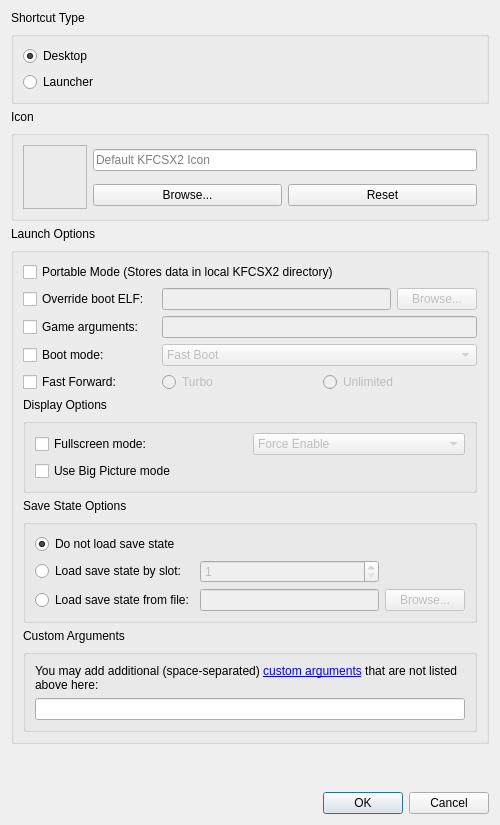
<?xml version="1.0" encoding="UTF-8"?>
<ui version="4.0">
 <class>ShortcutCreationDialog</class>
 <widget class="QDialog" name="ShortcutCreationDialog">
  <property name="windowModality">
   <enum>Qt::WindowModality::ApplicationModal</enum>
  </property>
  <property name="geometry">
   <rect>
    <x>0</x>
    <y>0</y>
    <width>500</width>
    <height>825</height>
   </rect>
  </property>
  <layout class="QGridLayout" name="shortcutLayout">
   <item row="6" column="0" colspan="2">
    <widget class="QGroupBox" name="launchArgsGroup">
     <property name="title">
      <string/>
     </property>
     <layout class="QGridLayout" name="gridLayout">
      <item row="12" column="0" colspan="4">
       <widget class="QGroupBox" name="customArgsGroup">
        <property name="title">
         <string/>
        </property>
        <layout class="QGridLayout" name="customArgsGrid">
         <item row="1" column="0">
          <widget class="QLineEdit" name="customArgsInput"/>
         </item>
         <item row="0" column="0">
          <widget class="QLabel" name="customArgsInstruction">
           <property name="text">
            <string>You may add additional (space-separated) &lt;a href=&quot;https://pcsx2.net/docs/advanced/cli/&quot;&gt;custom arguments&lt;/a&gt; that are not listed above here:</string>
           </property>
           <property name="textFormat">
            <enum>Qt::TextFormat::RichText</enum>
           </property>
           <property name="wordWrap">
            <bool>true</bool>
           </property>
           <property name="openExternalLinks">
            <bool>true</bool>
           </property>
           <property name="textInteractionFlags">
            <set>Qt::TextInteractionFlag::TextBrowserInteraction</set>
           </property>
           <property name="buddy">
            <cstring>customArgsInput</cstring>
           </property>
          </widget>
         </item>
        </layout>
       </widget>
      </item>
      <item row="8" column="0" colspan="4">
       <widget class="QGroupBox" name="displayOptionGroup">
        <property name="title">
         <string/>
        </property>
        <layout class="QGridLayout" name="displayOptionGrid">
         <item row="0" column="0">
          <widget class="QCheckBox" name="fullscreenMode">
           <property name="text">
            <string>Fullscreen mode:</string>
           </property>
          </widget>
         </item>
         <item row="0" column="1">
          <widget class="QComboBox" name="fullscreenModeDropdown">
           <property name="enabled">
            <bool>false</bool>
           </property>
           <item>
            <property name="text">
             <string>Force Enable</string>
            </property>
           </item>
           <item>
            <property name="text">
             <string>Force Disable</string>
            </property>
           </item>
          </widget>
         </item>
         <item row="1" column="0">
          <widget class="QCheckBox" name="bigPictureModeToggle">
           <property name="text">
            <string>Use Big Picture mode</string>
           </property>
          </widget>
         </item>
        </layout>
       </widget>
      </item>
      <item row="5" column="0">
       <widget class="QCheckBox" name="fastForwardOptionToggle">
        <property name="text">
         <string>Fast Forward:</string>
        </property>
       </widget>
      </item>
      <item row="2" column="3">
       <widget class="QPushButton" name="overrideBootELFButton">
        <property name="enabled">
         <bool>false</bool>
        </property>
        <property name="text">
         <string>Browse...</string>
        </property>
       </widget>
      </item>
      <item row="7" column="0">
       <widget class="QLabel" name="displayOptionLabel">
        <property name="text">
         <string>Display Options</string>
        </property>
       </widget>
      </item>
      <item row="4" column="0">
       <widget class="QCheckBox" name="bootOptionToggle">
        <property name="text">
         <string>Boot mode:</string>
        </property>
       </widget>
      </item>
      <item row="0" column="0" colspan="3">
       <widget class="QCheckBox" name="portableModeToggle">
        <property name="text">
         <string>Portable Mode (Stores data in local KFCSX2 directory)</string>
        </property>
       </widget>
      </item>
      <item row="3" column="2" colspan="2">
       <widget class="QLineEdit" name="gameArgs">
        <property name="enabled">
         <bool>false</bool>
        </property>
       </widget>
      </item>
      <item row="11" column="0">
       <widget class="QLabel" name="customArgsLabel">
        <property name="text">
         <string>Custom Arguments</string>
        </property>
        <property name="buddy">
         <cstring>customArgsInput</cstring>
        </property>
       </widget>
      </item>
      <item row="2" column="0">
       <widget class="QCheckBox" name="overrideBootELFToggle">
        <property name="text">
         <string>Override boot ELF:</string>
        </property>
       </widget>
      </item>
      <item row="10" column="0" colspan="4">
       <widget class="QGroupBox" name="saveStateGroup">
        <property name="title">
         <string/>
        </property>
        <layout class="QGridLayout" name="savestateGridLayout">
         <item row="1" column="1">
          <widget class="QSpinBox" name="loadStateIndex">
           <property name="enabled">
            <bool>false</bool>
           </property>
           <property name="showGroupSeparator" stdset="0">
            <bool>false</bool>
           </property>
           <property name="minimum">
            <number>1</number>
           </property>
          </widget>
         </item>
         <item row="2" column="1">
          <widget class="QLineEdit" name="loadStateFilePath">
           <property name="enabled">
            <bool>false</bool>
           </property>
          </widget>
         </item>
         <item row="0" column="0">
          <widget class="QRadioButton" name="loadStateNone">
           <property name="text">
            <string>Do not load save state</string>
           </property>
           <property name="checked">
            <bool>true</bool>
           </property>
          </widget>
         </item>
         <item row="1" column="0">
          <widget class="QRadioButton" name="loadStateIndexToggle">
           <property name="text">
            <string>Load save state by slot:</string>
           </property>
          </widget>
         </item>
         <item row="2" column="0">
          <widget class="QRadioButton" name="loadStateFileToggle">
           <property name="text">
            <string>Load save state from file:</string>
           </property>
          </widget>
         </item>
         <item row="2" column="2">
          <widget class="QPushButton" name="loadStateFileBrowse">
           <property name="enabled">
            <bool>false</bool>
           </property>
           <property name="text">
            <string>Browse...</string>
           </property>
          </widget>
         </item>
        </layout>
       </widget>
      </item>
      <item row="2" column="2">
       <widget class="QLineEdit" name="overrideBootELFPath">
        <property name="enabled">
         <bool>false</bool>
        </property>
       </widget>
      </item>
      <item row="9" column="0">
       <widget class="QLabel" name="saveStateLabel">
        <property name="text">
         <string>Save State Options</string>
        </property>
       </widget>
      </item>
      <item row="3" column="0">
       <widget class="QCheckBox" name="gameArgsToggle">
        <property name="text">
         <string>Game arguments:</string>
        </property>
       </widget>
      </item>
      <item row="5" column="2" colspan="2">
       <layout class="QHBoxLayout" name="horizontalLayout">
        <item>
         <widget class="QRadioButton" name="fastForwardTurboOption">
          <property name="enabled">
           <bool>false</bool>
          </property>
          <property name="text">
           <string>Turbo</string>
          </property>
         </widget>
        </item>
        <item>
         <widget class="QRadioButton" name="fastForwardUnlimitedOption">
          <property name="enabled">
           <bool>false</bool>
          </property>
          <property name="text">
           <string>Unlimited</string>
          </property>
         </widget>
        </item>
       </layout>
      </item>
      <item row="4" column="2" colspan="2">
       <widget class="QComboBox" name="bootOptionDropdown">
        <property name="enabled">
         <bool>false</bool>
        </property>
        <item>
         <property name="text">
          <string>Fast Boot</string>
         </property>
        </item>
        <item>
         <property name="text">
          <string>Full Boot</string>
         </property>
        </item>
       </widget>
      </item>
     </layout>
    </widget>
   </item>
   <item row="1" column="0">
    <widget class="QLabel" name="shortcutTypeLabel">
     <property name="text">
      <string>Shortcut Type</string>
     </property>
    </widget>
   </item>
   <item row="8" column="1">
    <widget class="QDialogButtonBox" name="dialogButtons">
     <property name="standardButtons">
      <set>QDialogButtonBox::StandardButton::Cancel|QDialogButtonBox::StandardButton::Ok</set>
     </property>
     <property name="centerButtons">
      <bool>false</bool>
     </property>
    </widget>
   </item>
   <item row="5" column="0">
    <widget class="QLabel" name="instruction">
     <property name="text">
      <string>Launch Options</string>
     </property>
    </widget>
   </item>
   <item row="2" column="0" colspan="2">
    <widget class="QGroupBox" name="shortcutTypeGroup">
     <property name="title">
      <string/>
     </property>
     <layout class="QGridLayout" name="shortcutTypeLayout">
      <item row="2" column="0">
       <widget class="QRadioButton" name="shortcutStartMenu">
        <property name="text">
         <string>Launcher</string>
        </property>
       </widget>
      </item>
      <item row="1" column="0">
       <widget class="QRadioButton" name="shortcutDesktop">
        <property name="text">
         <string>Desktop</string>
        </property>
        <property name="checked">
         <bool>true</bool>
        </property>
       </widget>
      </item>
     </layout>
    </widget>
   </item>
   <item row="7" column="0">
    <spacer name="verticalSpacer">
     <property name="orientation">
      <enum>Qt::Orientation::Vertical</enum>
     </property>
     <property name="sizeHint" stdset="0">
      <size>
       <width>20</width>
       <height>40</height>
      </size>
     </property>
    </spacer>
   </item>
   <item row="3" column="0">
    <widget class="QLabel" name="iconLabel">
     <property name="text">
      <string>Icon</string>
     </property>
     <property name="buddy">
      <cstring>browseIconButton</cstring>
     </property>
    </widget>
   </item>
   <item row="4" column="0" colspan="2">
    <widget class="QGroupBox" name="iconGroup">
     <property name="title">
      <string/>
     </property>
     <layout class="QGridLayout" name="iconLayout">
      <item row="1" column="2">
       <widget class="QPushButton" name="resetIconButton">
        <property name="toolTip">
         <string>Reset to default application icon</string>
        </property>
        <property name="text">
         <string>Reset</string>
        </property>
       </widget>
      </item>
      <item row="1" column="1">
       <widget class="QPushButton" name="browseIconButton">
        <property name="text">
         <string>Browse...</string>
        </property>
       </widget>
      </item>
      <item row="0" column="0" rowspan="2">
       <widget class="QLabel" name="iconPreview">
        <property name="minimumSize">
         <size>
          <width>64</width>
          <height>64</height>
         </size>
        </property>
        <property name="maximumSize">
         <size>
          <width>64</width>
          <height>64</height>
         </size>
        </property>
        <property name="contextMenuPolicy">
         <enum>Qt::ContextMenuPolicy::NoContextMenu</enum>
        </property>
        <property name="frameShape">
         <enum>QFrame::Shape::StyledPanel</enum>
        </property>
        <property name="frameShadow">
         <enum>QFrame::Shadow::Raised</enum>
        </property>
        <property name="text">
         <string notr="true"/>
        </property>
        <property name="scaledContents">
         <bool>false</bool>
        </property>
        <property name="alignment">
         <set>Qt::AlignmentFlag::AlignCenter</set>
        </property>
        <property name="textInteractionFlags">
         <set>Qt::TextInteractionFlag::NoTextInteraction</set>
        </property>
        <property name="buddy">
         <cstring>iconPath</cstring>
        </property>
       </widget>
      </item>
      <item row="0" column="1" colspan="2">
       <widget class="QLineEdit" name="iconPath">
        <property name="readOnly">
         <bool>true</bool>
        </property>
        <property name="placeholderText">
         <string>Default KFCSX2 Icon</string>
        </property>
       </widget>
      </item>
     </layout>
    </widget>
   </item>
  </layout>
 </widget>
 <tabstops>
  <tabstop>shortcutDesktop</tabstop>
  <tabstop>shortcutStartMenu</tabstop>
  <tabstop>iconPath</tabstop>
  <tabstop>browseIconButton</tabstop>
  <tabstop>resetIconButton</tabstop>
  <tabstop>portableModeToggle</tabstop>
  <tabstop>overrideBootELFToggle</tabstop>
  <tabstop>overrideBootELFPath</tabstop>
  <tabstop>overrideBootELFButton</tabstop>
  <tabstop>gameArgsToggle</tabstop>
  <tabstop>gameArgs</tabstop>
  <tabstop>bootOptionToggle</tabstop>
  <tabstop>bootOptionDropdown</tabstop>
  <tabstop>fastForwardOptionToggle</tabstop>
  <tabstop>fastForwardTurboOption</tabstop>
  <tabstop>fastForwardUnlimitedOption</tabstop>
  <tabstop>fullscreenMode</tabstop>
  <tabstop>fullscreenModeDropdown</tabstop>
  <tabstop>bigPictureModeToggle</tabstop>
  <tabstop>loadStateNone</tabstop>
  <tabstop>loadStateIndexToggle</tabstop>
  <tabstop>loadStateIndex</tabstop>
  <tabstop>loadStateFileToggle</tabstop>
  <tabstop>loadStateFilePath</tabstop>
  <tabstop>loadStateFileBrowse</tabstop>
  <tabstop>customArgsInput</tabstop>
 </tabstops>
 <resources>
  <include location="resources/resources.qrc"/>
 </resources>
 <connections/>
</ui>
